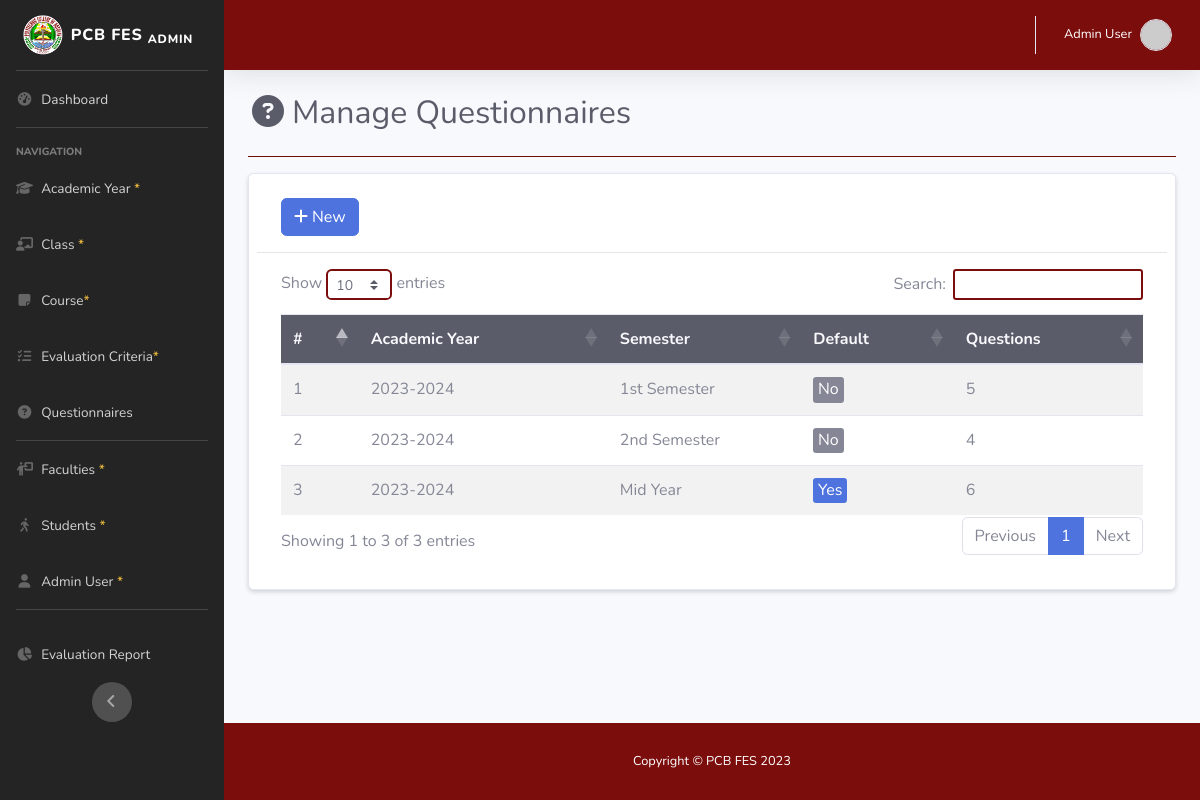
Page /admin/questionnaire2.php (signed in) on the committed database.
### tables this page shows
CREATE TABLE `acad_yr_tbl` (
  `acad_id` int(11) NOT NULL,
  `year_start` year(4) NOT NULL,
  `year_end` year(4) NOT NULL,
  `semester` int(11) NOT NULL,
  `status` varchar(50) NOT NULL,
  `is_default` varchar(5) NOT NULL
);

### admin/questionnaire2.php (the view, shortened to what this page needs)
<!DOCTYPE html>
<html lang="en">
<head>
    <link rel="stylesheet" href="https://stackpath.bootstrapcdn.com/bootstrap/4.2.1/css/bootstrap.min.css">
    <link rel="stylesheet" href="https://cdn.datatables.net/1.10.18/css/dataTables.bootstrap4.min.css">
    <link href="../assets/vendor/fontawesome-free/css/all.min.css" rel="stylesheet" type="text/css">
    <link href="../assets/css/sb-admin-2.min.css" rel="stylesheet">
    <link href="../assets/css/custom.css" rel="stylesheet">
    <link rel="stylesheet" href="https://cdn.jsdelivr.net/npm/@sweetalert2/theme-borderless@5/borderless.css" />
</head>
<body id="page-top">
    <div id="wrapper">
            <?php include 'sidebar.php'; ?>
        <div id="content-wrapper" class="d-flex flex-column">
            <div id="content">
                    <?php include 'topbar.php'; ?>
                <div class="container-fluid justify-content-center">
                    <div class="d-sm-flex align-items-center justify-content-between mb-4">
                        <h1 class="h2 mb-0 text-gray-800"> <i class="fas fa-fw fa-question-circle mr-1"></i>Manage Questionnaires</h1>
                    </div>
                    <hr class="mb-3 bg-white1">
<div class="container card p-2 mb-4 shadow-sm">
    <div class="row">
        <div class="col-12 col-md-12">
            <div class="container mb-3 mt-3">
                <a href="#addnew" data-toggle="modal" class="btn btn-primary"><i class="fa-solid fa-plus mr-1"></i>New</a>
            </div>
            <hr>
            <div class="container mb-4">
                <table id="myTable" class="table table-hover table-striped row-border nowrap" style="width:100%">
                    <thead class="bg-dark text-light">
                        <th>#</th>
                        <th>Academic Year</th>
                        <th>Semester</th>
                        <th>Default</th>
                        <th>Questions</th>
                    </thead>
                    <tbody>
                        <?php
                            require '../db/dbconn.php';
                            $sql = "SELECT * FROM acad_yr_tbl ORDER BY year_start ASC";
                            $num = 1;
                            $query = mysqli_query($conn, $sql);
                            while($row = mysqli_fetch_assoc($query)){
                                if ($row['semester'] == 1) {
                                    $semester = "1st Semester";
                                } else if ($row['semester'] == 2){
                                    $semester = "2nd Semester";
                                } else{
                                    $semester = "Mid Year";
                                }
                                if ($row['is_default'] == "yes") {
                                    $is_default = "<span class='badge badge-primary rounded-sm badge-sm'><span class='h6'>".ucfirst($row['is_default'])."</span></span>";
                                } else{
                                    $is_default = "<span class='badge badge-secondary rounded-sm badge-sm'><span class='h6'>".ucfirst($row['is_default'])."</span></span>";
                                }
                                $acad_id = $row['acad_id'];
                                $sql2 = "SELECT * FROM question_tbl WHERE acad_id = '$acad_id'";
                                $query2 = mysqli_query($conn, $sql2);
                                $questionCount = mysqli_num_rows($query2);
                                echo
                                "<tr>
                                    <td>".$num."</td>
<td>
    <div>
        ".$row['year_start'] . "-" . $row['year_end']."
    </div>
    <div class='manage-button-container'>
        <a href='question.php?acad_id=".$row['acad_id']."' class='text-decoration-none manage-button p-0 m-0' data-toggle='modal'>
            <i class='fa fa-sliders m-1'></i>Manage
        </a>
    </div>
</td>
                                    <td>".$semester."</td>
                                    <td>".$is_default."</td>
                                    <td>".$questionCount."</td>
                                </tr>";
                            $num++;}
                        ?>
                    </tbody>
                </table>
            </div>
        </div>
    </div>
</div>
                </div>
            </div>
            <?php include 'footer.php'; ?>
        </div>
    </div>
</body>
</html>

### assets/css/custom.css (style rules this page uses)
.bg-white1 { background-color: #7b0d0d; }

### rows in the picture
acad_yr_tbl: year_start "2023", year_end "2024", semester "1st Semester", is_default "No", questionCount "5"
acad_yr_tbl: year_start "2023", year_end "2024", semester "2nd Semester", is_default "No", questionCount "4"
acad_yr_tbl: year_start "2023", year_end "2024", semester "Mid Year", is_default "Yes", questionCount "6"

### other values in the picture
$name "Admin User"
